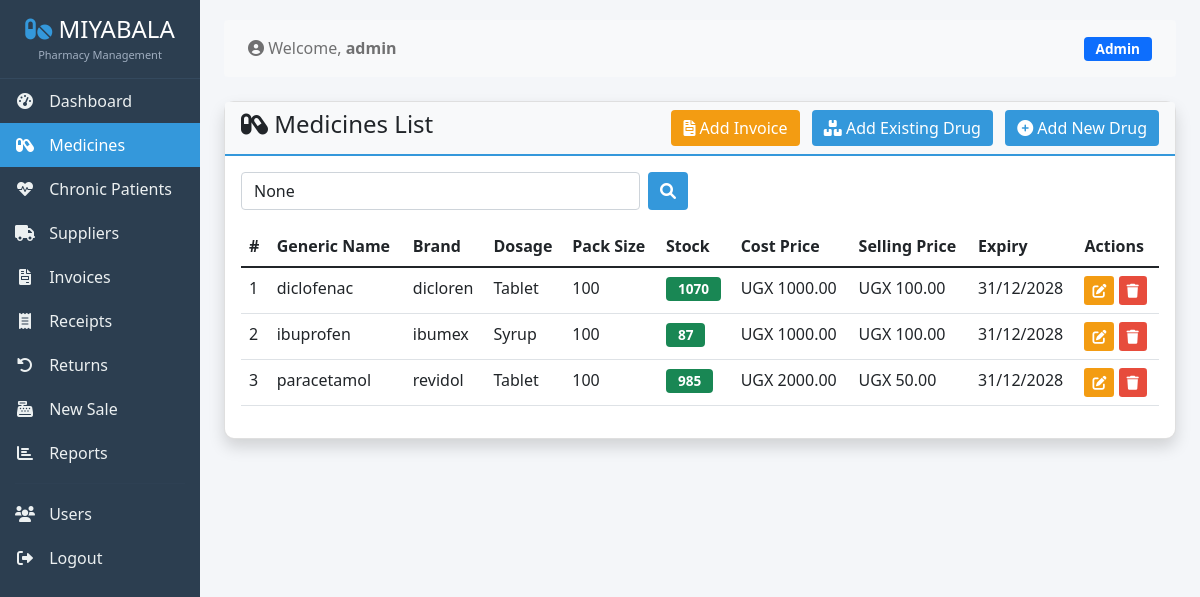
Before: /drugs/ (signed in) with the older database file.
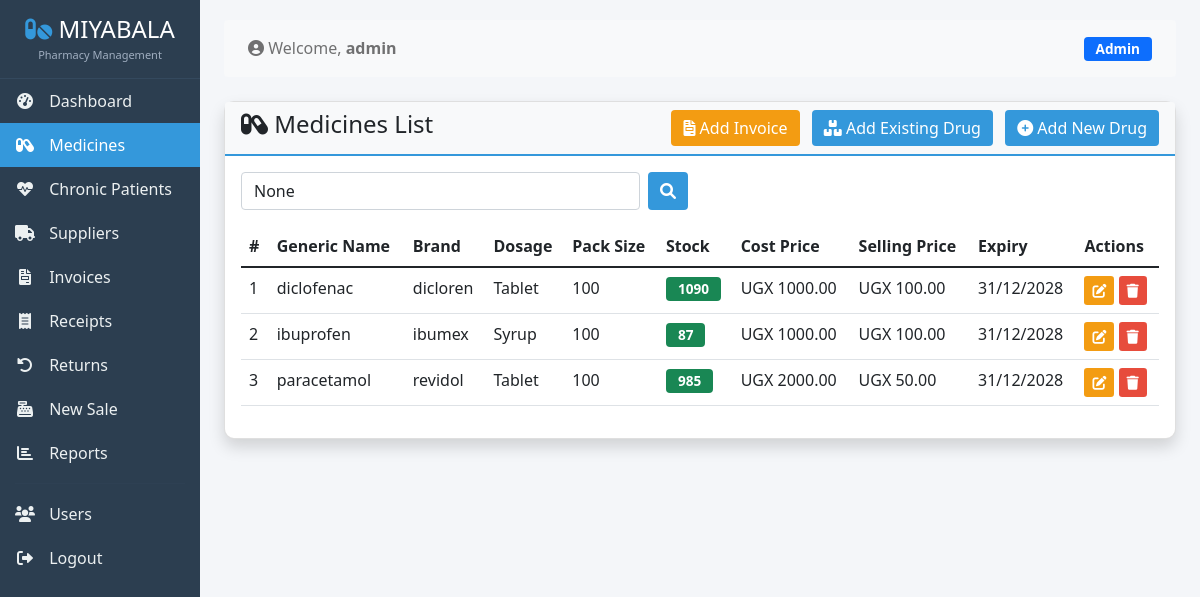
After: the same page with the newer database file.
### stock/models.py (models this page shows, shortened)
class Drug(models.Model):
    DOSAGE_CHOICES = [
        ('tablet', 'Tablet'),
        ('capsules', 'Capsules'),
        ('injection', 'Injection'),
        ('syrup', 'Syrup'),
        ('suspension', 'Suspension'),
        ('drops', 'Drops'),
        ('ointment', 'Ointment'),
        ('cream', 'Cream'),
        ('jerry', 'Jerry'),
        ('oil', 'Oil'),
        ('spray', 'Spray'),
        ('gel', 'Gel'),
        ('powder', 'Powder'),
        ('liquid', 'Liquid'),
        ('balm', 'Balm'),
    ]
    name = models.CharField(max_length=200)
    generic_name = models.CharField(max_length=200, blank=True, null=True)
    brand = models.CharField(max_length=100, blank=True, null=True)
    description = models.TextField(blank=True, null=True)
    dosage = models.CharField(
        max_length=50,
        choices=DOSAGE_CHOICES,
        default='tablet',
        blank=True,
        null=True,
        help_text="Select the dosage form"
    )
    strength = models.CharField(
        max_length=100,
        blank=True,
        null=True,
        help_text="e.g., 500mg, 10mg/5ml"
    )
    category = models.ForeignKey(Category, on_delete=models.SET_NULL, null=True, related_name='drugs')
    supplier = models.ForeignKey(Supplier, on_delete=models.SET_NULL, null=True, related_name='drugs')
    cost_price = models.DecimalField(max_digits=10, decimal_places=2, default=0)
    selling_price = models.DecimalField(max_digits=10, decimal_places=2, default=0)
    stock_quantity = models.PositiveIntegerField(default=0)
    reorder_level = models.PositiveIntegerField(default=10)
    max_stock_level = models.PositiveIntegerField(default=100, blank=True, null=True)
    expiry_date = models.DateField(blank=True, null=True)
    batch_no = models.CharField(max_length=50, blank=True, null=True, help_text="Batch/Lot number")
    barcode = models.CharField(max_length=100, blank=True, null=True, unique=True)
    is_active = models.BooleanField(default=True)
    pack_size = models.PositiveIntegerField(
        default=0,
        help_text="Number of units per packet"
    )
    markup_percentage = models.DecimalField(
        max_digits=5,
        decimal_places=2,
        default=50.00,
        help_text="Default 50% (1.5x cost price)"
    )
    created_at = models.DateTimeField(auto_now_add=True)
    updated_at = models.DateTimeField(auto_now=True)
    created_by = models.ForeignKey(User, on_delete=models.SET_NULL, null=True, related_name="drugs_created")
    class Meta:
        ordering = ["name"]
        indexes = [
            models.Index(fields=["name"]),
            models.Index(fields=["batch_no"]),
            models.Index(fields=["expiry_date"]),
        ]
    @property
    def is_low_stock(self):
        return self.stock_quantity <= self.reorder_level
    @property
    def is_expired(self):
        if self.expiry_date:
            return self.expiry_date < timezone.now().date()
        return False

### stock/views.py (the view, shortened to what this page needs)
# urls.py: path('drugs/', views.drug_list, name='drug_list'),
@login_required
def drug_list(request):
    drugs = Drug.objects.all().select_related('category', 'supplier')
    category_id = request.GET.get('category')
    if category_id:
        drugs = drugs.filter(category_id=category_id)
    search_query = request.GET.get('search')
    categories = Category.objects.all()
    context = {
        'drugs': drugs,
        'categories': categories,
        'search_query': search_query,
        'selected_category': category_id
    }
    return render(request, 'stock/drug_list.html', context)

### stock/templates/stock/drug_list.html (shortened to what the changed rows need)
{% extends 'stock/base.html' %}
{% load static %}
{% block content %}
<div class="row">
    <div class="col-12">
        <div class="card shadow">
            <div class="card-body">
                <div class="table-responsive">
                    <table class="table table-hover">
                        <thead>
                            <tr>
                                <th>#</th>
                                <th>Generic Name</th>
                                <th>Brand</th>
                                <th>Dosage</th>
                                <th>Pack Size</th>
                                <th>Stock</th>
                                <th>Cost Price</th>
                                <th>Selling Price</th>
                                <th>Expiry</th>
                                <th>Actions</th>
                            </tr>
                        </thead>
                        <tbody>
                            {% for drug in drugs %}
                            <tr>
                                <td>{{ forloop.counter }}</td>
                                <td>{{ drug.generic_name|default:drug.name }}</td>
                                <td>{{ drug.brand|default:'-' }}</td>
                                <td>{{ drug.get_dosage_display|default:'-' }}</td>
                                <td>{{ drug.pack_size }}</td>
                                <td>
                                    <a href="{% url 'stock:add_stock_to_drug' %}?drug_id={{ drug.id }}"
                                       class="badge {% if drug.is_low_stock %}bg-danger{% else %}bg-success{% endif %}"
                                       style="text-decoration: none; color: white; cursor: pointer;">
                                        {{ drug.stock_quantity }}
                                    </a>
                                </td>
                                <td>UGX {{ drug.cost_price|floatformat:2 }}</td>
                                <td>UGX {{ drug.selling_price|floatformat:2 }}</td>
                                <td>
                                    {% if drug.expiry_date %}
                                        <span class="{% if drug.is_expired %}text-danger{% endif %}">
                                            {{ drug.expiry_date|date:'d/m/Y' }}
                                        </span>
                                    {% else %}
                                        -
                                    {% endif %}
                                </td>
                                <td>
                                    <a href="{% url 'stock:drug_edit' drug.id %}" class="btn btn-sm btn-warning">
                                        <i class="fas fa-edit"></i>
                                    </a>
                                    <button class="btn btn-sm btn-danger" data-bs-toggle="modal"
                                            data-bs-target="#deleteModal{{ drug.id }}">
                                        <i class="fas fa-trash"></i>
                                    </button>
                                </td>
                            </tr>
                            {% empty %}
                            <tr>
                                <td colspan="10" class="text-center">No medicines found.</td>
                            </tr>
                            {% endfor %}
                        </tbody>
                    </table>
                </div>
            </div>
        </div>
    </div>
</div>
{% endblock %}

Changed rows visible on the page:
changed Drug "diclofenac": stock_quantity "1070" → "1090"
